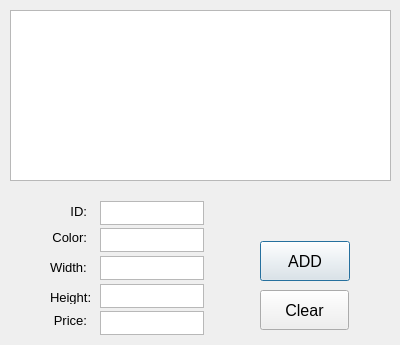
<?xml version="1.0" encoding="UTF-8"?>
<ui version="4.0">
 <class>FormBoard2</class>
 <widget class="QDialog" name="FormBoard2">
  <property name="geometry">
   <rect>
    <x>0</x>
    <y>0</y>
    <width>400</width>
    <height>345</height>
   </rect>
  </property>
  <property name="windowTitle">
   <string>Dialog</string>
  </property>
  <widget class="QLabel" name="label">
   <property name="geometry">
    <rect>
     <x>40</x>
     <y>205</y>
     <width>47</width>
     <height>13</height>
    </rect>
   </property>
   <property name="font">
    <font>
     <pointsize>10</pointsize>
     <weight>50</weight>
     <bold>false</bold>
    </font>
   </property>
   <property name="layoutDirection">
    <enum>Qt::LeftToRight</enum>
   </property>
   <property name="text">
    <string>ID:</string>
   </property>
   <property name="alignment">
    <set>Qt::AlignRight|Qt::AlignTrailing|Qt::AlignVCenter</set>
   </property>
  </widget>
  <widget class="QLabel" name="label_2">
   <property name="geometry">
    <rect>
     <x>40</x>
     <y>231</y>
     <width>47</width>
     <height>13</height>
    </rect>
   </property>
   <property name="font">
    <font>
     <pointsize>10</pointsize>
     <weight>50</weight>
     <bold>false</bold>
    </font>
   </property>
   <property name="text">
    <string>Color:</string>
   </property>
   <property name="alignment">
    <set>Qt::AlignRight|Qt::AlignTrailing|Qt::AlignVCenter</set>
   </property>
  </widget>
  <widget class="QLabel" name="label_3">
   <property name="geometry">
    <rect>
     <x>50</x>
     <y>261</y>
     <width>47</width>
     <height>13</height>
    </rect>
   </property>
   <property name="font">
    <font>
     <pointsize>10</pointsize>
     <weight>50</weight>
     <bold>false</bold>
    </font>
   </property>
   <property name="text">
    <string>Width:</string>
   </property>
  </widget>
  <widget class="QLabel" name="label_4">
   <property name="geometry">
    <rect>
     <x>50</x>
     <y>291</y>
     <width>47</width>
     <height>13</height>
    </rect>
   </property>
   <property name="font">
    <font>
     <pointsize>10</pointsize>
     <weight>50</weight>
     <bold>false</bold>
    </font>
   </property>
   <property name="text">
    <string>Height:</string>
   </property>
  </widget>
  <widget class="QLabel" name="label_5">
   <property name="geometry">
    <rect>
     <x>40</x>
     <y>314</y>
     <width>47</width>
     <height>13</height>
    </rect>
   </property>
   <property name="font">
    <font>
     <pointsize>10</pointsize>
     <weight>50</weight>
     <bold>false</bold>
    </font>
   </property>
   <property name="layoutDirection">
    <enum>Qt::LeftToRight</enum>
   </property>
   <property name="text">
    <string>Price:</string>
   </property>
   <property name="alignment">
    <set>Qt::AlignRight|Qt::AlignTrailing|Qt::AlignVCenter</set>
   </property>
  </widget>
  <widget class="QTextEdit" name="textWidth">
   <property name="geometry">
    <rect>
     <x>100</x>
     <y>256</y>
     <width>104</width>
     <height>24</height>
    </rect>
   </property>
   <property name="font">
    <font>
     <pointsize>9</pointsize>
    </font>
   </property>
  </widget>
  <widget class="QTextEdit" name="textID">
   <property name="geometry">
    <rect>
     <x>100</x>
     <y>201</y>
     <width>104</width>
     <height>24</height>
    </rect>
   </property>
   <property name="font">
    <font>
     <pointsize>9</pointsize>
    </font>
   </property>
  </widget>
  <widget class="QTextEdit" name="textColor">
   <property name="geometry">
    <rect>
     <x>100</x>
     <y>228</y>
     <width>104</width>
     <height>24</height>
    </rect>
   </property>
   <property name="font">
    <font>
     <pointsize>9</pointsize>
    </font>
   </property>
  </widget>
  <widget class="QTextEdit" name="textHeight">
   <property name="geometry">
    <rect>
     <x>100</x>
     <y>284</y>
     <width>104</width>
     <height>24</height>
    </rect>
   </property>
   <property name="font">
    <font>
     <pointsize>9</pointsize>
    </font>
   </property>
  </widget>
  <widget class="QTextEdit" name="textPrice">
   <property name="geometry">
    <rect>
     <x>100</x>
     <y>311</y>
     <width>104</width>
     <height>24</height>
    </rect>
   </property>
   <property name="font">
    <font>
     <pointsize>9</pointsize>
    </font>
   </property>
  </widget>
  <widget class="QTextEdit" name="textBoards">
   <property name="geometry">
    <rect>
     <x>10</x>
     <y>10</y>
     <width>381</width>
     <height>171</height>
    </rect>
   </property>
   <property name="font">
    <font>
     <pointsize>10</pointsize>
    </font>
   </property>
  </widget>
  <widget class="QPushButton" name="btnADD">
   <property name="geometry">
    <rect>
     <x>260</x>
     <y>241</y>
     <width>90</width>
     <height>40</height>
    </rect>
   </property>
   <property name="font">
    <font>
     <pointsize>12</pointsize>
    </font>
   </property>
   <property name="text">
    <string>ADD</string>
   </property>
  </widget>
  <widget class="QPushButton" name="btnClear">
   <property name="geometry">
    <rect>
     <x>260</x>
     <y>290</y>
     <width>89</width>
     <height>40</height>
    </rect>
   </property>
   <property name="font">
    <font>
     <pointsize>12</pointsize>
    </font>
   </property>
   <property name="text">
    <string>Clear</string>
   </property>
  </widget>
 </widget>
 <resources/>
 <connections/>
</ui>
